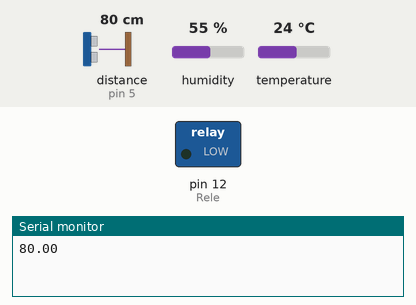
A sketch run on a simulated Arduino Uno, built with avr-gcc and run on an emulated ATmega328P. Parts: switched loads named in the sketch (green lamp = pin HIGH), the last lines printed to the serial monitor. Wiring (inferred from the names in the program): ultrasonic range finder: trigger pin 4; echo pin 5. The test bench sets the inputs (shaded band); at power-on: distance to the obstacle (sensor on pin 5) 80 cm, humidity 55 %, temperature 24 °C. The echo pulse lasts 58.3 µs per cm; pins used as bus, display or sensor lines are not drawn.

Above: at 0.1 s.
At 0.6 s:
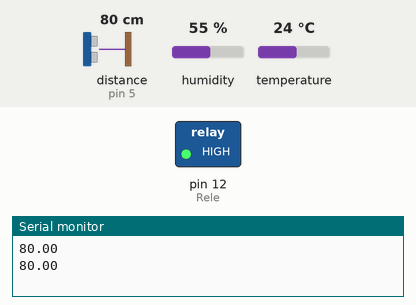
Timing chart, 0 to 2.1 s (numbered marks = the images above):
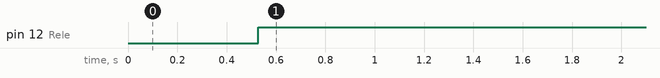

Measured:
- by itself, pin 12 (Rele): LOW → HIGH at 0.53 s

The sketch:

VENTILADORPRACACHORROS2.ino
```cpp
/**********************************************************
************************BIBLIOTECAS************************
**********************************************************/
#include <dht.h> // biblioteca do sensor de umidade e temperatura
#include <Ultrasonic.h> // biblioteca do sensor de ultrassom
/*************************************************************
*********************DEFINIÇÃO DOS PINOS**********************
*************************************************************/
dht DHT;
const int dht = A2; // define a parta do sensor de umidade e temperatura como A2
const int Rele = 12;// define a porta do rele  como 12

/****************************************************************
***************CONFIGURAÇâO DO SENSOR ULTRASSOM*******************
*****************************************************************/
#define trig 4
#define echo 5
unsigned long tempo;
double distancia;

void setup()
{
pinMode(Rele, OUTPUT); //define rele como output
digitalWrite(Rele, LOW); //define o rele como low

//ultrassom
pinMode(trig, OUTPUT);
    pinMode(echo, INPUT);

    Serial.begin(9600);

    digitalWrite(trig, LOW);
}
void loop()
{
  DHT.read11(dht); //lendo valor do sensor de temperatura

  digitalWrite(trig, HIGH);
    delayMicroseconds(10);
    digitalWrite(trig, LOW);

    tempo = pulseIn(echo, HIGH);
    distancia = tempo/58;

    Serial.println(distancia);

    delay(500);

if (distancia <=20 && DHT.temperature, 0 <=25)// define qual a distancia e temperatura aciona o ventilador !!AJUSTAR DEPOIS!!
{
 digitalWrite(Rele, HIGH); // define o rele como high
}
else{
  digitalWrite(Rele, LOW); // define o rele como low
  }
}
/**************************************************************************
 *********************3E oftec de engenharia 2023**************************
***************************************************************************/
/*
──────▄▄▄▄▄███████████████████▄▄▄▄▄──────
────▄██████████▀▀▀▀▀▀▀▀▀▀██████▀████▄────
──▄██▀████████▄─────────────▀▀████─▀██▄──
─▀██▄▄██████████████████▄▄▄─────────▄██▀─
───▀█████████████████████████▄────▄██▀───
─────▀████▀▀▀▀▀▀▀▀▀▀▀▀█████████▄▄██▀─────
───────▀███▄──────────────▀██████▀───────
─────────▀██████▄─────────▄████▀─────────
────────────▀█████▄▄▄▄▄▄▄███▀────────────
──────────────▀████▀▀▀████▀──────────────
────────────────▀███▄███▀────────────────
───────────────────▀█▀───────────────────*/

//obs: se deram certo as modificações, agradeçam a Fernando o grande senhor lorde do universo. Se deu tudo errado foi Maselo
```
